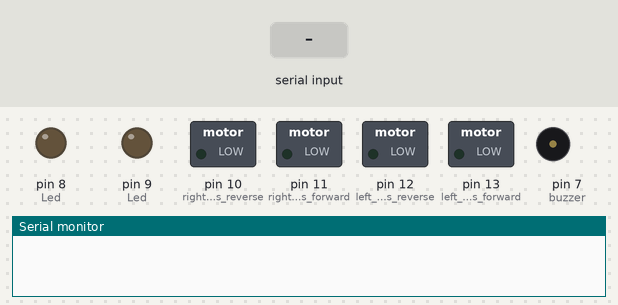
A sketch run on a simulated Arduino Uno, built with avr-gcc and run on an emulated ATmega328P. Shown: switched loads named in the sketch (green lamp = pin HIGH), output pins drawn as LEDs (lit = HIGH), buzzer (waves = sounding, pin HIGH), the last lines printed to the serial monitor. Inputs (shaded band) come from the test bench.

Above: at 1.2 s.
1.3 s: "F" received over Serial
At 2.4 s:
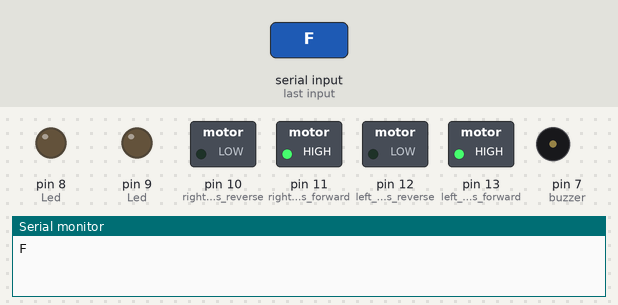
2.8 s: "B" received over Serial
At 3.6 s:
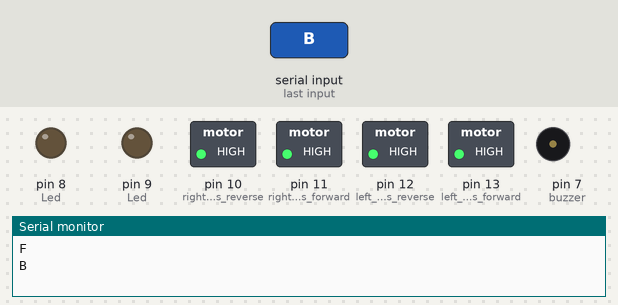
4.3 s: "w" received over Serial
At 4.7 s:
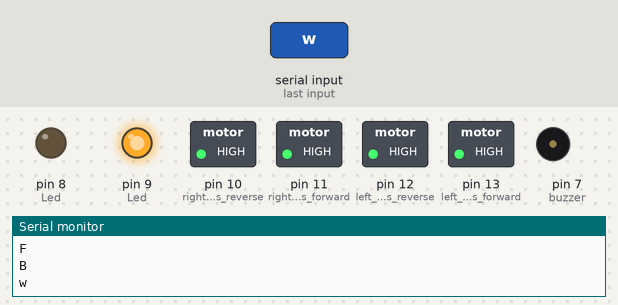
5.8 s: byte 83 ('S') received over Serial
At 7.0 s:
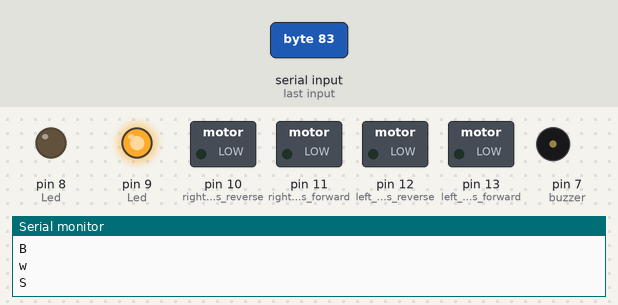
7.3 s: "L" received over Serial
At 8.2 s:
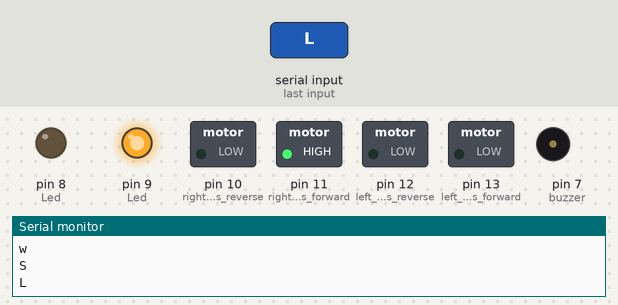
8.8 s: "R" received over Serial
At 9.3 s:
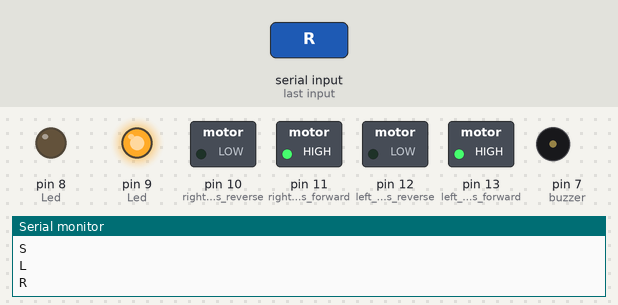
Timing chart, 0 to 11.3 s (numbered marks = the images above; inputs shaded):
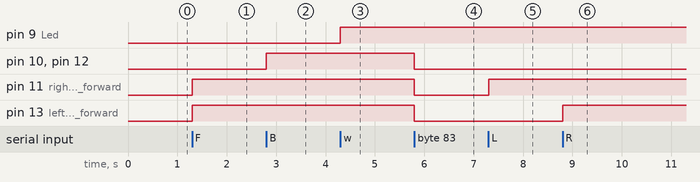

Measured:
- after the input at 1.3 s, pin 11 (right_motors_forward), pin 13 (left_motors_forward): LOW → HIGH at once
- after the input at 2.8 s, pin 10 (right_motors_reverse), pin 12 (left_motors_reverse): LOW → HIGH at once
- after the input at 4.3 s, pin 9 (Led): LOW → HIGH at once
- after the input at 5.8 s, pin 10 (right_motors_reverse), pin 11 (right_motors_forward), pin 12 (left_motors_reverse), pin 13 (left_motors_forward): HIGH → LOW at once
- after the input at 7.3 s, pin 11 (right_motors_forward): LOW → HIGH at once
- after the input at 8.8 s, pin 13 (left_motors_forward): LOW → HIGH at once

The sketch:

code_for_arduino_blootooth_controlled_rc_car.ino
```cpp
char t;

void setup() {
pinMode(13,OUTPUT);   //left motors forward
pinMode(12,OUTPUT);   //left motors reverse
pinMode(11,OUTPUT);   //right motors forward
pinMode(10,OUTPUT);   //right motors reverse
pinMode(9,OUTPUT);   //Led
pinMode(8,OUTPUT);   //Led
pinMode(7,OUTPUT);   //buzzer
Serial.begin(9600);

}

void loop() {
if(Serial.available()){
  t = Serial.read();
  Serial.println(t);
}

if(t == 'F'){            //move forward(all motors rotate in forward direction)
  digitalWrite(13,HIGH);
  digitalWrite(11,HIGH);
}

else if(t == 'B'){      //move reverse (all motors rotate in reverse direction)
  digitalWrite(12,HIGH);
  digitalWrite(10,HIGH);
}

else if(t == 'L'){      //turn right (left side motors rotate in forward direction, right side motors doesn't rotate)
  digitalWrite(11,HIGH);
}

else if(t == 'R'){      //turn left (right side motors rotate in forward direction, left side motors doesn't rotate)
  digitalWrite(13,HIGH);
}

else if(t == 'w'){    //turn led on or off)
  digitalWrite(9,HIGH);
}
else if(t == 'W'){
  digitalWrite(9,LOW);
}
else if(t == 'u'){
  digitalWrite(8,HIGH);
}
else if(t == 'U'){
  digitalWrite(8,LOW);
}
else if(t == 'v'){
  digitalWrite(7,HIGH);
}
else if(t == 'V'){
  digitalWrite(7,LOW);
}

else if(t == 'S'){      //STOP (all motors stop)
  digitalWrite(13,LOW);
  digitalWrite(12,LOW);
  digitalWrite(11,LOW);
  digitalWrite(10,LOW);
}
delay(0);
}
```
